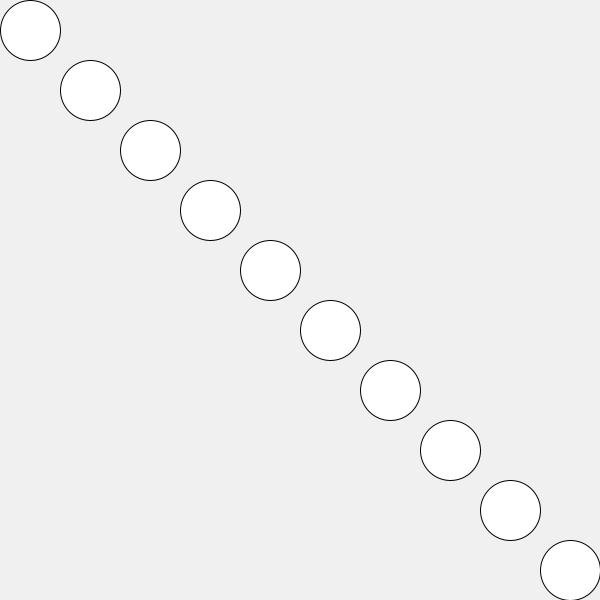
Frame 1 (no input)
Frame 60 (the mouse pressed at the canvas centre just before this capture): identical to frame 1, image omitted
Frame 120 (the mouse held since frame 60 and released just before this capture): identical to frame 1, image omitted

The Processing sketch that drew this single still picture (run headless with seeded random() and noise(); from frame 60 on, the mouse is pressed at the canvas centre):

// Processing sketch: question16
// ── question16.pde
float[] xPos;
int size = 60; 

void setup() {
  size(600, 600); 
  
  int numEllipses = width/size;
  xPos = new float[numEllipses]; 
  
  for(int i = 0; i< xPos.length; i++){
    xPos[i] = size/2 + i*width/10; 
  }
}

void draw() {
  background(240);
  for (int i = 0; i < xPos.length; i++) {
    ellipse(xPos[i], xPos[i], 60, 60);
  }
}
